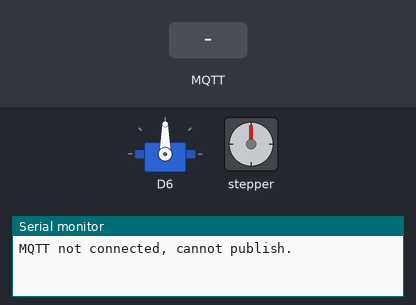
Recording of a program running on a simulated ESP8266 (NodeMCU). Shown: servo, stepper motor, the last lines printed to the serial monitor. Inputs (shaded band) come from the test bench. WiFi joins after 1.5 s; servers stay silent unless stated; EEPROM starts erased; no MQTT or app messages arrive unless stated; not simulated (calls return 0 or success): secrets.h; names the files do not define were given values by the test bench: MQTT_PORT = 1883; stepper angles assume 4096 steps per turn.

Above: at 2.8 s.
2.9 s: MQTT message "OFF" arrives on the second subscribed topic
At 5.51 s:
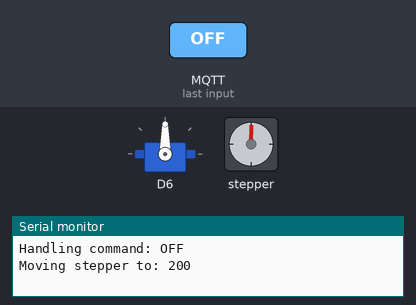
5.9 s: MQTT message "OFF" arrives on the first subscribed topic
At 7.7 s:
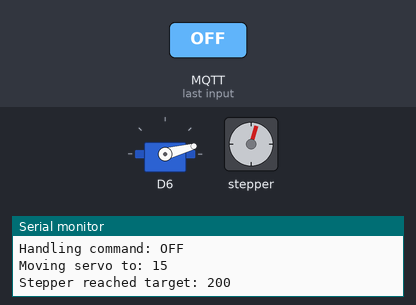
8.9 s: MQTT message "ON" arrives on the first subscribed topic
At 9.2 s:
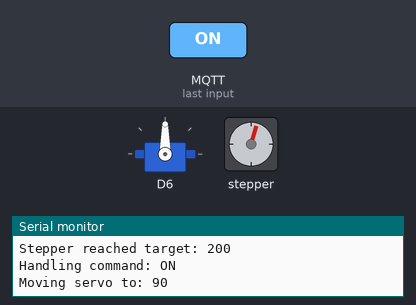
10.4 s: MQTT message "0" arrives on the first subscribed topic
At 11.5 s:
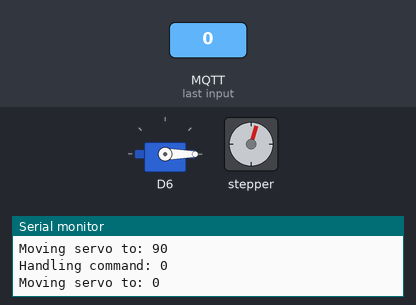
Timing chart, 0 to 12.9 s (numbered marks = the images above; inputs shaded):
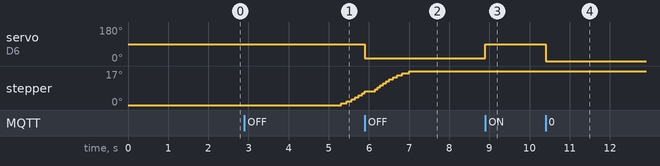

Measured:
- after the input at 5.9 s, servo on D6: 90° → 15° at once
- after the input at 8.9 s, servo on D6: 15° → 90° at once
- after the input at 10.4 s, servo on D6: 90° → 0° at once

The program:

main.cpp
```cpp
#include "MQTTConnection.h"
#include "ServoDevice.h"
#include "HADeviceAdjustment.h"
#include "secrets.h"
#include "StepperDevice.h"

MQTTConnection mqtt(WIFI_SSID, WIFI_PASSWORD, MQTT_BROKER, MQTT_PORT, MQTT_USERNAME, MQTT_PASSWORD);

ServoDevice servoDevice(D6, 90, 15);
HADeviceConnectionWithAdjustmentControl device(mqtt, "MyServo", servoDevice);  // mqtt is passed in, not PubSubClient directly

StepperDevice stepperDevice(D1, D2, D3, D4, 200, 1.8); // Example stepper device with 200 steps per revolution and 1.8 degree step angle
HADeviceConnectionWithAdjustmentControl stepperDeviceConnection(mqtt, "MyStepper", stepperDevice); // Create connection for stepper

void setup() {
  Serial.begin(115200);
  mqtt.begin();
  device.connect();
  device.publishExtraButtons();
  stepperDeviceConnection.connect();
  stepperDeviceConnection.publishExtraButtons();
}

void loop() {
  mqtt.loop();                  // MQTT client loop
  stepperDevice.loop();        // Your non-blocking stepper updates
}
```

DeviceInfo.h
```cpp
#pragma once
#include <Arduino.h>
#include <ESP8266WiFi.h>

class DeviceInfo {
public:
     static String getSanitizedMac() {
          String mac = WiFi.macAddress();   // "84:F3:EB:12:34:56"
          mac.replace(":", "");             // "84F3EB123456"
          mac.toLowerCase();                // "84f3eb123456"
          return mac;
     }

     static String getDeviceId(const String& prefix = "esp") {
          return prefix + "_" + getSanitizedMac();  // "esp_84f3eb123456"
     }
};
```

HADeviceAdjustment.h
```cpp
#pragma once
#include "interfaces/HADevice.h"
#include "interfaces/IDevice.h"
#include "Arduino.h"

class HADeviceConnectionWithAdjustmentControl : public HADeviceConnection {
public:
          HADeviceConnectionWithAdjustmentControl(MQTTConnection& mqttClient, const String& name, IDevice& handler)
                    : HADeviceConnection(mqttClient, name, DeviceType::Switch, handler) {
          }

          void publishExtraButtons() {
                    publishButton("Up", "+1");
                    publishButton("Down", "-1");
                    publishButton("Up 10", "+10");
                    publishButton("Down 10", "-10");
                    publishButton("Set On", "SET_ON");
                    publishButton("Set Off", "SET_OFF");
          }

private:
          void publishButton(const String& name, const String& payload) {
                    String buttonName = sanitizeName(name);
                    String uniqueButtonName = getTopics().id() + "_" + buttonName; // e.g. esp_bcff4dd02fba_MyServo_up10
                    String topic = "homeassistant/button/" + uniqueButtonName + "/config";

                    StaticJsonDocument<384> doc;
                    doc["name"] = name; // Friendly name, e.g. "Up 10"
                    doc["unique_id"] = uniqueButtonName;
                    doc["command_topic"] = getTopics().command();
                    doc["payload_press"] = payload;

                    JsonObject device = doc.createNestedObject("device");
                    device["identifiers"] = getTopics().id();       // e.g. esp_bcff4dd02fba_MyServo
                    device["name"] = getTopics().uiName();          // e.g. MyServo
                    device["manufacturer"] = "ESP8266";
                    device["model"] = "Custom MQTT Device";

                    Serial.println("Publishing button config to: " + topic);

                    char buffer[384];
                    serializeJson(doc, buffer);
                    mqttClient.publish(topic.c_str(), buffer, true);
          }


          static String sanitizeName(const String& name) {
                    String result = name;
                    result.replace(' ', '_');
                    return result;
          }
};
```

MQTTConnection.cpp
```cpp
#include "MQTTConnection.h"
#include <Arduino.h>

MQTTConnection::MQTTConnection(const char* wifiSsid, const char* wifiPassword,
          const char* mqttServer, int mqttPort,
          const char* mqttUser, const char* mqttPass)
          : ssid(wifiSsid),
          password(wifiPassword),
          mqttServer(mqttServer),
          mqttPort(mqttPort),
          mqttUser(mqttUser),
          mqttPass(mqttPass),
          mqttClient(wifiClient)
{
          // Set the MQTT callback to the class handler
          mqttClient.setCallback([this](char* topic, byte* payload, unsigned int length) {
                    this->handleMessage(topic, payload, length);
                    });
}

void MQTTConnection::begin() {
          connectWiFi();
          mqttClient.setServer(mqttServer, mqttPort);
          connectMQTT();
}

void MQTTConnection::connectWiFi() {
          if (WiFi.status() == WL_CONNECTED) return;

          Serial.print("Connecting to WiFi: ");
          Serial.println(ssid);
          WiFi.begin(ssid, password);

          while (WiFi.status() != WL_CONNECTED) {
                    delay(500);
                    Serial.print(".");
          }
          Serial.println("\nWiFi connected.");
}

void MQTTConnection::connectMQTT() {
          if (mqttClient.connected()) return;

          unsigned long now = millis();
          if (now - lastReconnectAttempt < 5000) return;  // reconnect interval throttle

          lastReconnectAttempt = now;

          String clientId = "esp_" + String(ESP.getChipId());
          Serial.print("Connecting to MQTT as ");
          Serial.println(clientId);

          if (mqttClient.connect(clientId.c_str(), mqttUser, mqttPass)) {
                    Serial.println("MQTT connected.");
                    // Resubscribe all topics after reconnect
                    for (const auto& entry : topicCallbacks) {
                              mqttClient.subscribe(entry.first.c_str());
                              Serial.print("Subscribed to ");
                              Serial.println(entry.first);
                    }
          }
          else {
                    Serial.print("MQTT connect failed, rc=");
                    Serial.println(mqttClient.state());
          }
}

void MQTTConnection::loop() {
          if (!mqttClient.connected()) {
                    connectWiFi();
                    connectMQTT();
          }
          mqttClient.loop();
}

bool MQTTConnection::isConnected() {
          return mqttClient.connected();
}

void MQTTConnection::subscribe(const String& topic, MessageCallback cb) {
          // Save callback
          topicCallbacks[topic] = cb;

          if (mqttClient.connected()) {
                    mqttClient.subscribe(topic.c_str());
                    Serial.print("Subscribed to topic: ");
                    Serial.println(topic);
          }
}

bool MQTTConnection::publish(const String& topic, const String& payload, bool retain) {
          if (!mqttClient.connected()) {
                    Serial.println("MQTT not connected, cannot publish.");
                    return false;
          }
          return mqttClient.publish(topic.c_str(), payload.c_str(), retain);
}

PubSubClient& MQTTConnection::getClient() {
          return mqttClient;
}

void MQTTConnection::handleMessage(char* topic, byte* payload, unsigned int length) {
          String topicStr(topic);
          String payloadStr;
          payloadStr.reserve(length);

          for (unsigned int i = 0; i < length; i++) {
                    payloadStr += (char)payload[i];
          }

          auto it = topicCallbacks.find(topicStr);
          if (it != topicCallbacks.end()) {
                    // Call the registered callback
                    it->second(topicStr, payloadStr); //Second refers the value in the map, which is the callback functio
          }
          else {
                    Serial.print("No callback registered for topic: ");
                    Serial.println(topicStr);
          }
}
```

MQTTConnection.h
```cpp
#pragma once
#include <ESP8266WiFi.h>
#include <PubSubClient.h>
#include <functional>
#include <map>

class MQTTConnection {
public:
          using MessageCallback = std::function<void(const String& topic, const String& payload)>;

          MQTTConnection(const char* wifiSsid, const char* wifiPassword,
                    const char* mqttServer, int mqttPort,
                    const char* mqttUser, const char* mqttPass);

          void begin();
          void loop();
          bool isConnected();

          void subscribe(const String& topic, MessageCallback cb);
          bool publish(const String& topic, const String& payload, bool retain = false);

          PubSubClient& getClient();

private:
          WiFiClient wifiClient;
          PubSubClient mqttClient;
          const char* ssid;
          const char* password;
          const char* mqttServer;
          const char* mqttUser;
          const char* mqttPass;
          int mqttPort;

          unsigned long lastReconnectAttempt = 0;
          std::map<String, MessageCallback> topicCallbacks;

          void connectWiFi();
          void connectMQTT();
          void handleMessage(char* topic, byte* payload, unsigned int length);
};
```

MQTTTopics.h
```cpp
#pragma once
#include <Arduino.h>
#include "DeviceInfo.h"

class MqttTopicGenerator {
public:
     String macId;           // raw esp_bcff4dd02fba
     String objectId;        // e.g. "MyServo"
     String deviceGroupId;   // e.g. "esp_bcff4dd02fba_MyServo"

     MqttTopicGenerator(const String& objectId)
          : macId(DeviceInfo::getDeviceId()), objectId(objectId),
          deviceGroupId(macId + "_" + objectId) {
     }

     String command() const {
          return macId + "/" + objectId + "/command";
     }

     String state() const {
          return macId + "/" + objectId + "/state";
     }

     String availability() const {
          return macId + "/status";
     }

     String discovery(const String& domain) const {
          return "homeassistant/" + domain + "/" + deviceGroupId + "/config";
     }

     const String& id() const {
          return deviceGroupId;
     }

     const String& uiName() const {
          return objectId;
     }
};
     
```

ServoDevice.h
```cpp
#pragma once
#include <Servo.h>
#include <Arduino.h>
#include "interfaces/IDevice.h"
#include "interfaces/HADevice.h"
#include "EEPROMSettings.h"  // include new class

class ServoDevice : public IDevice {
private:
    Servo servo;
    uint8_t pin;
    int angleOn;
    int angleOff;
    int currentAngle = -1;
    HADeviceConnection* device = nullptr;
    ServoSettingsStorage storage;

public:
    ServoDevice(uint8_t pin, int defaultOn = 80, int defaultOff = 15)
        : pin(pin), angleOn(defaultOn), angleOff(defaultOff) {
        storage.begin(); // init EEPROM
        angleOn = storage.loadAngleOn(defaultOn);
        angleOff = storage.loadAngleOff(defaultOff);
        Serial.print(angleOn); Serial.println(angleOff);
        servo.attach(pin, 500, 2400); // Attach with min/max pulse width
    }

    void setDeviceConnection(HADeviceConnection& device) override {
        this->device = &device;
    }

    void processCommandCallback(const String& cmd) override {
        if (!device) {
            Serial.println("Device not set for ServoCommandHandler, cannot handle command.");
            return;
        }
        else {
            Serial.println("Handling command: " + cmd);
        }

        int targetAngle = currentAngle;
        String newState;

        if (cmd.equalsIgnoreCase("ON")) {
            targetAngle = angleOn;
            newState = "ON";
        }
        else if (cmd.equalsIgnoreCase("OFF")) {
            targetAngle = angleOff;
            newState = "OFF";
        }
        else if (cmd.startsWith("+") || cmd.startsWith("-")) {
            int delta = cmd.toInt();
            targetAngle = constrain(currentAngle + delta, 0, 180);
            newState = String(targetAngle);
        }
        else if (cmd.startsWith("SET_ON")) {
            //int val = constrain(cmd.substring(7).toInt(), 0, 180);
            angleOn = currentAngle;
            storage.saveAngleOn(angleOn);
            Serial.println("New ON angle set to: " + String(angleOn));
            return;
        }
        else if (cmd.startsWith("SET_OFF")) {
            //int val = constrain(cmd.substring(8).toInt(), 0, 180);
            angleOff = currentAngle;
            storage.saveAngleOff(angleOff);
            Serial.println("New OFF angle set to: " + String(angleOff));
            return;
        }
        else if (cmd.toInt() >= 0 && cmd.toInt() <= 180) {
            targetAngle = cmd.toInt();
            newState = String(targetAngle);
        }
        else {
            Serial.println("Unknown command: " + cmd);
            return;
        }

        if (targetAngle != currentAngle) {
            Serial.println("Moving servo to: " + String(targetAngle));
            servo.attach(pin, 500, 2400);
            servo.write(targetAngle);
            int delayTime = abs(targetAngle - currentAngle) * 10;
            delay(constrain(delayTime, 200, 1000));
            servo.detach();
            currentAngle = targetAngle;
            device->publishState(newState);
        }
        else {
            Serial.println("Command matches current state, ignoring.");
        }
    }
};
```

StepperDevice.h
```cpp
#pragma once
#include <Arduino.h>
#include <AccelStepper.h>
#include "interfaces/IDevice.h"
#include "interfaces/HADevice.h"
#include "EEPROMSettings.h"  // include new class

class StepperDevice : public IDevice {
private:
          AccelStepper stepper;
          uint8_t pin1, pin2, pin3, pin4;
          int stepOn;
          int stepOff;
          int currentStep = 0;
          HADeviceConnection* device = nullptr;
          ServoSettingsStorage storage; // Reuse for storing stepOn/stepOff

public:
          StepperDevice(uint8_t in1, uint8_t in2, uint8_t in3, uint8_t in4, int defaultOn = 512, int defaultOff = 0)
                    : stepper(AccelStepper::HALF4WIRE, in1, in3, in2, in4),
                    pin1(in1), pin2(in2), pin3(in3), pin4(in4),
                    stepOn(defaultOn), stepOff(defaultOff)
          {
                    storage.begin(); // init EEPROM
                    stepOn = storage.loadAngleOn(defaultOn);   // reuse for step
                    stepOff = storage.loadAngleOff(defaultOff); // reuse for step
                    Serial.print("Step ON: "); Serial.print(stepOn);
                    Serial.print(" | Step OFF: "); Serial.println(stepOff);

                    stepper.setMaxSpeed(1000);
                    stepper.setAcceleration(200);
                    stepper.setCurrentPosition(0);
          }
          bool isMoving = false;
          String pendingState = "";

          void loop() {
                    if (isMoving) {
                              stepper.run();  // This must be called as frequently as possible
                              if (stepper.distanceToGo() == 0) {
                                        isMoving = false;
                                        currentStep = stepper.currentPosition();
                                        Serial.println("Stepper reached target: " + String(currentStep));
                                        if (device && pendingState.length() > 0) {
                                                  device->publishState(pendingState);
                                                  pendingState = "";
                                        }
                              }
                    }
          }


          void setDeviceConnection(HADeviceConnection& device) override {
                    this->device = &device;
          }

          void processCommandCallback(const String& cmd) override {
                    if (!device) {
                              Serial.println("Device not set for StepperDevice, cannot handle command.");
                              return;
                    }
                    else {
                              Serial.println("Handling command: " + cmd);
                    }

                    int targetStep = currentStep;
                    String newState;

                    if (cmd.equalsIgnoreCase("ON")) {
                              targetStep = stepOff;  // ⬅️ flip
                              newState = "ON";
                    }
                    else if (cmd.equalsIgnoreCase("OFF")) {
                              targetStep = stepOn;   // ⬅️ flip
                              newState = "OFF";
                    }

                    else if (cmd.startsWith("+") || cmd.startsWith("-")) {
                              int delta = cmd.toInt();  // '+' or '-' delta movement
                              targetStep = currentStep + (delta*15);
                              newState = String(targetStep);
                    }
                    else if (cmd.startsWith("SET_ON")) {
                              stepOff = currentStep;                     // ⬅️ store current as OFF
                              storage.saveAngleOff(stepOff);
                              Serial.println("New OFF step set to: " + String(stepOff));
                              return;
                    }
                    else if (cmd.startsWith("SET_OFF")) {
                              stepOn = currentStep;                      // ⬅️ store current as ON
                              storage.saveAngleOn(stepOn);
                              Serial.println("New ON step set to: " + String(stepOn));
                              return;
                    }

                    else if (cmd.toInt() != 0 || cmd == "0") {
                              targetStep = cmd.toInt();
                              newState = String(targetStep);
                    }
                    else {
                              Serial.println("Unknown command: " + cmd);
                              return;
                    }

                    if (targetStep != currentStep) {
                              Serial.println("Moving stepper to: " + String(targetStep));
                              stepper.moveTo(targetStep);
                              isMoving = true;
                              pendingState = newState;  // store what we’ll publish later
                    }
                    else {
                              Serial.println("Command matches current state, ignoring.");
                    }

          }
};
```

Source omitted: HADevice.cpp (3085 bytes), HADevice.h (1109 bytes), IDevice.h (309 bytes), EEPROMSettings.h (1014 bytes)
